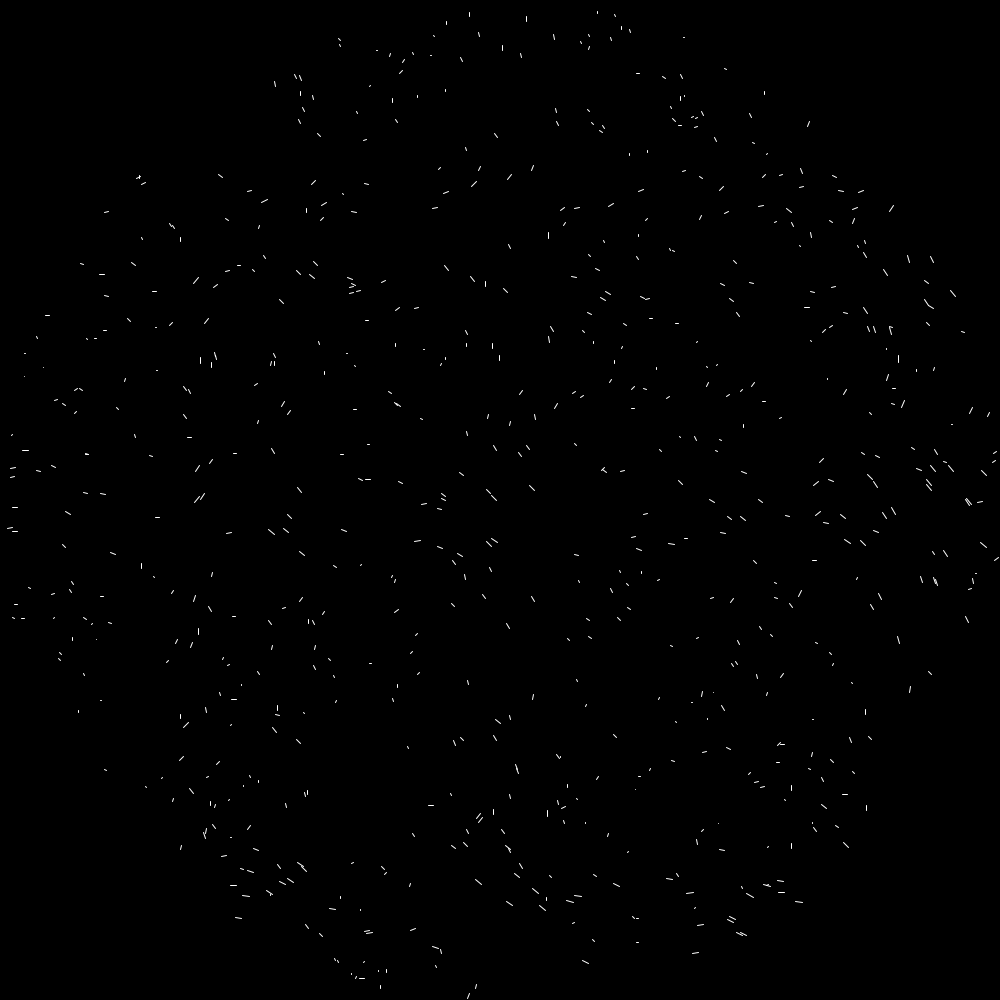
Frame 1 (no input)
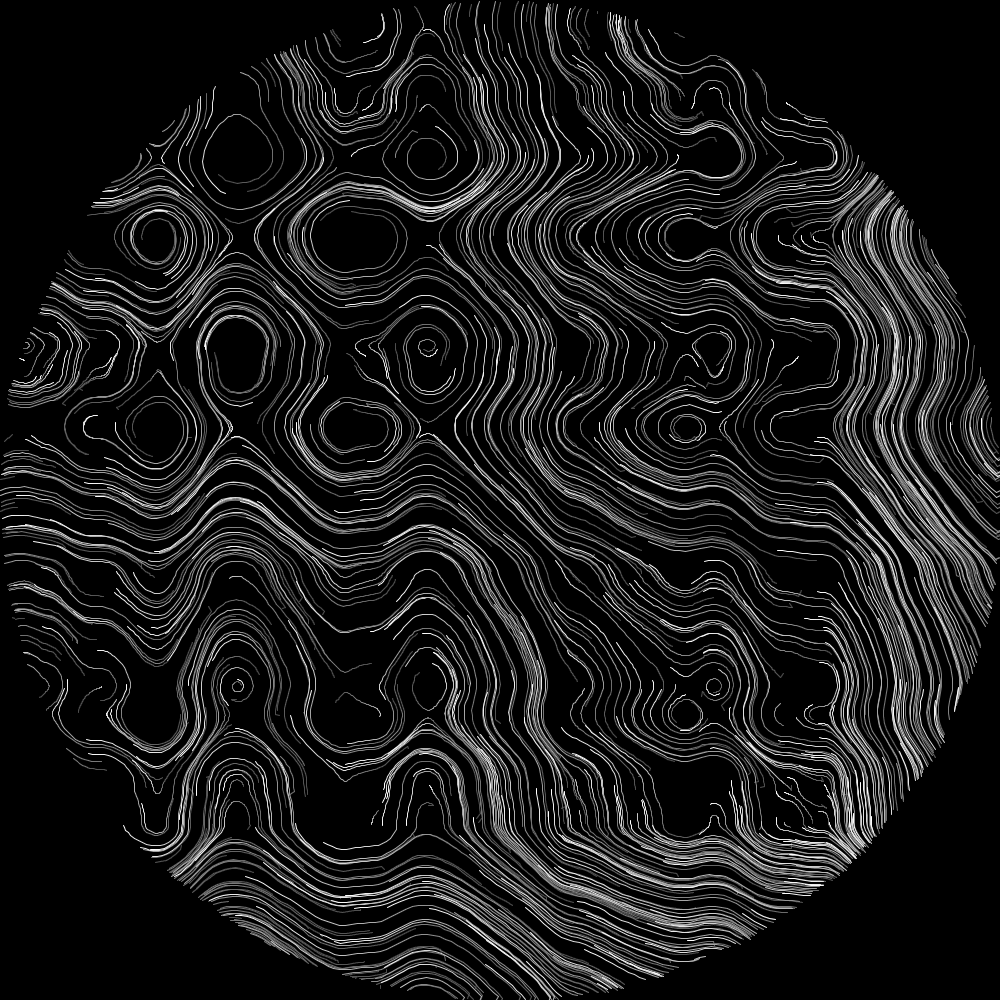
Frame 60 (the mouse pressed at the canvas centre just before this capture)
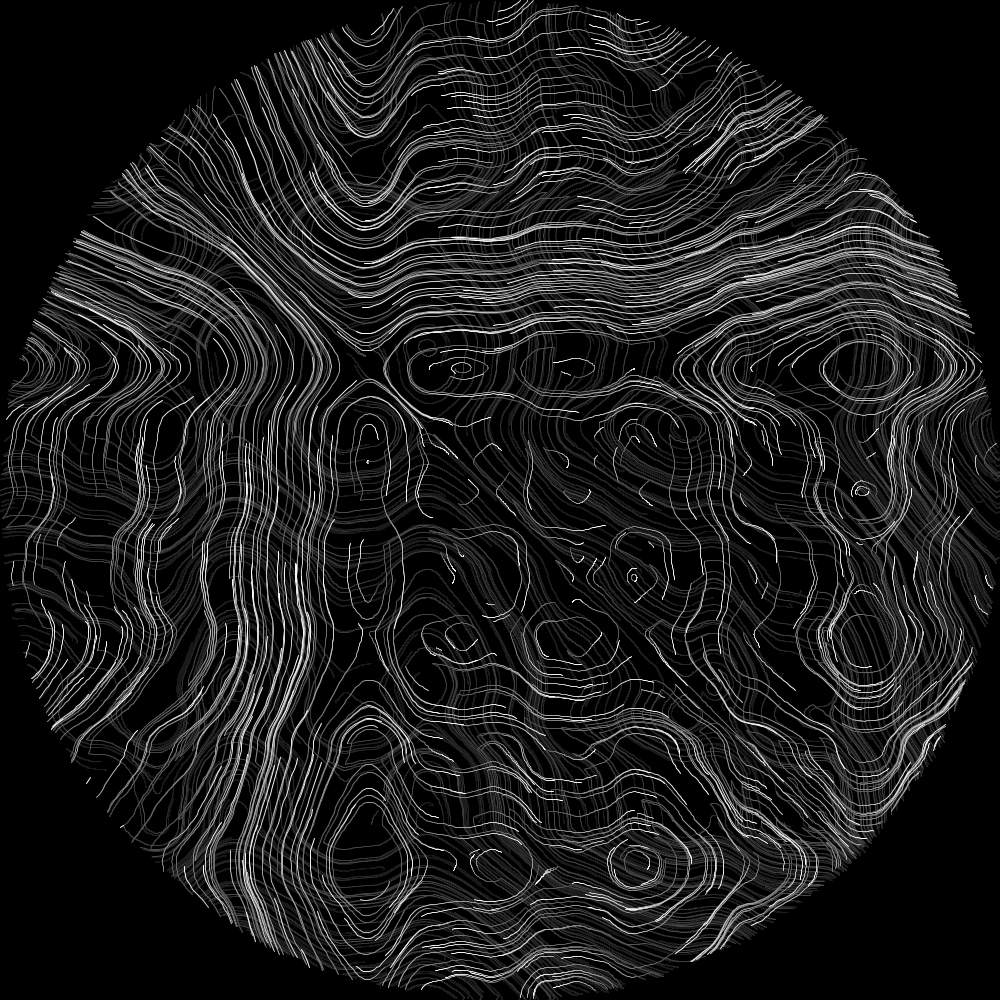
Frame 120 (the mouse held since frame 60 and released just before this capture)

The Processing sketch that drew these frames (run headless with seeded random() and noise(); from frame 60 on, the mouse is pressed at the canvas centre):

// Processing sketch: noisefield
// ── noisefield.pde
/* OpenProcessing Tweak of *@*http://www.openprocessing.org/sketch/3897*@* */
/* !do not delete the line above, required for linking your tweak if you upload again */

int NUM_PARTICLES = 1000;

ParticleSystem p;

void setup()
{
  smooth();
  size(1000,1000);
  background(0);
  
  p = new ParticleSystem();
}

void draw()
{   
  noStroke();
  
  fill(0,5);
  rect(0,0,width,height);
  
  //change the particle number 
  if(frameCount % 10 == 0)
  {
    NUM_PARTICLES += random(-200,200);
    if(NUM_PARTICLES < 0)
      NUM_PARTICLES = 1000;
    
    p.updateParticleList();
    println(NUM_PARTICLES);
  }
  
  p.update();
  p.render();
}

// ── Particle.pde
class Particle
{
  public PVector position, velocity;

  Particle()
  {
    
    if(random(-1,1) < 0)
      position = new PVector(random(random(-width, width)),random(random(-height, height)));
    else
      position = new PVector(random(width),random(height));  
      
    velocity = new PVector(); 
  }
  
  void update()
  {
    velocity.x = 20*(noise(mouseX/10+position.y/100)-0.5);
    velocity.y = 20*(noise(mouseY/10+position.x/100)-0.5);
    position.add(velocity);
    
    if(position.x<0)position.x+=width;
    if(position.x>width)position.x-=width;
    if(position.y<0)position.y+=height;
    if(position.y>height)position.y-=height;
  }

  void render()
  {
    stroke(255);
    line(position.x,position.y,position.x-velocity.x,position.y-velocity.y);
  }
}


// ── ParticleSystem.pde
class ParticleSystem
{
  Particle[] particles;
  
  ParticleSystem()
  {
    particles = new Particle[NUM_PARTICLES];    
    for(int i = 0; i < NUM_PARTICLES; i++)
    {
      particles[i]= new Particle();
    }
  }
  
  void update()
  {
    for(int i = 0; i < NUM_PARTICLES; i++)
    {
      particles[i].update();
    }
  }
  
  void render()
  {
    int Cx = width / 2;
    int Cy = height / 2;
    
    int radius = width / 2;
    
    for(int i = 0; i < NUM_PARTICLES; i++)
    {
      float x = particles[i].position.x;
      float y = particles[i].position.y;
      
      if(pow((x - Cx), 2) + pow((y - Cy), 2) < pow(radius, 2))
        particles[i].render();     
    }
  }
  
  void updateParticleList()
  {
    //copy to new list    
    if(particles.length < NUM_PARTICLES)
    {      
      //lijst moet groter
      int origlength = particles.length;
      Particle[] newParticles = new Particle[NUM_PARTICLES];
      arrayCopy(particles, 0, newParticles, 0, origlength);
       
      for(int i = particles.length; i < NUM_PARTICLES; i++)
      {                
        newParticles[i]= new Particle();
      }
      
      particles = newParticles;
    }
  }
}
